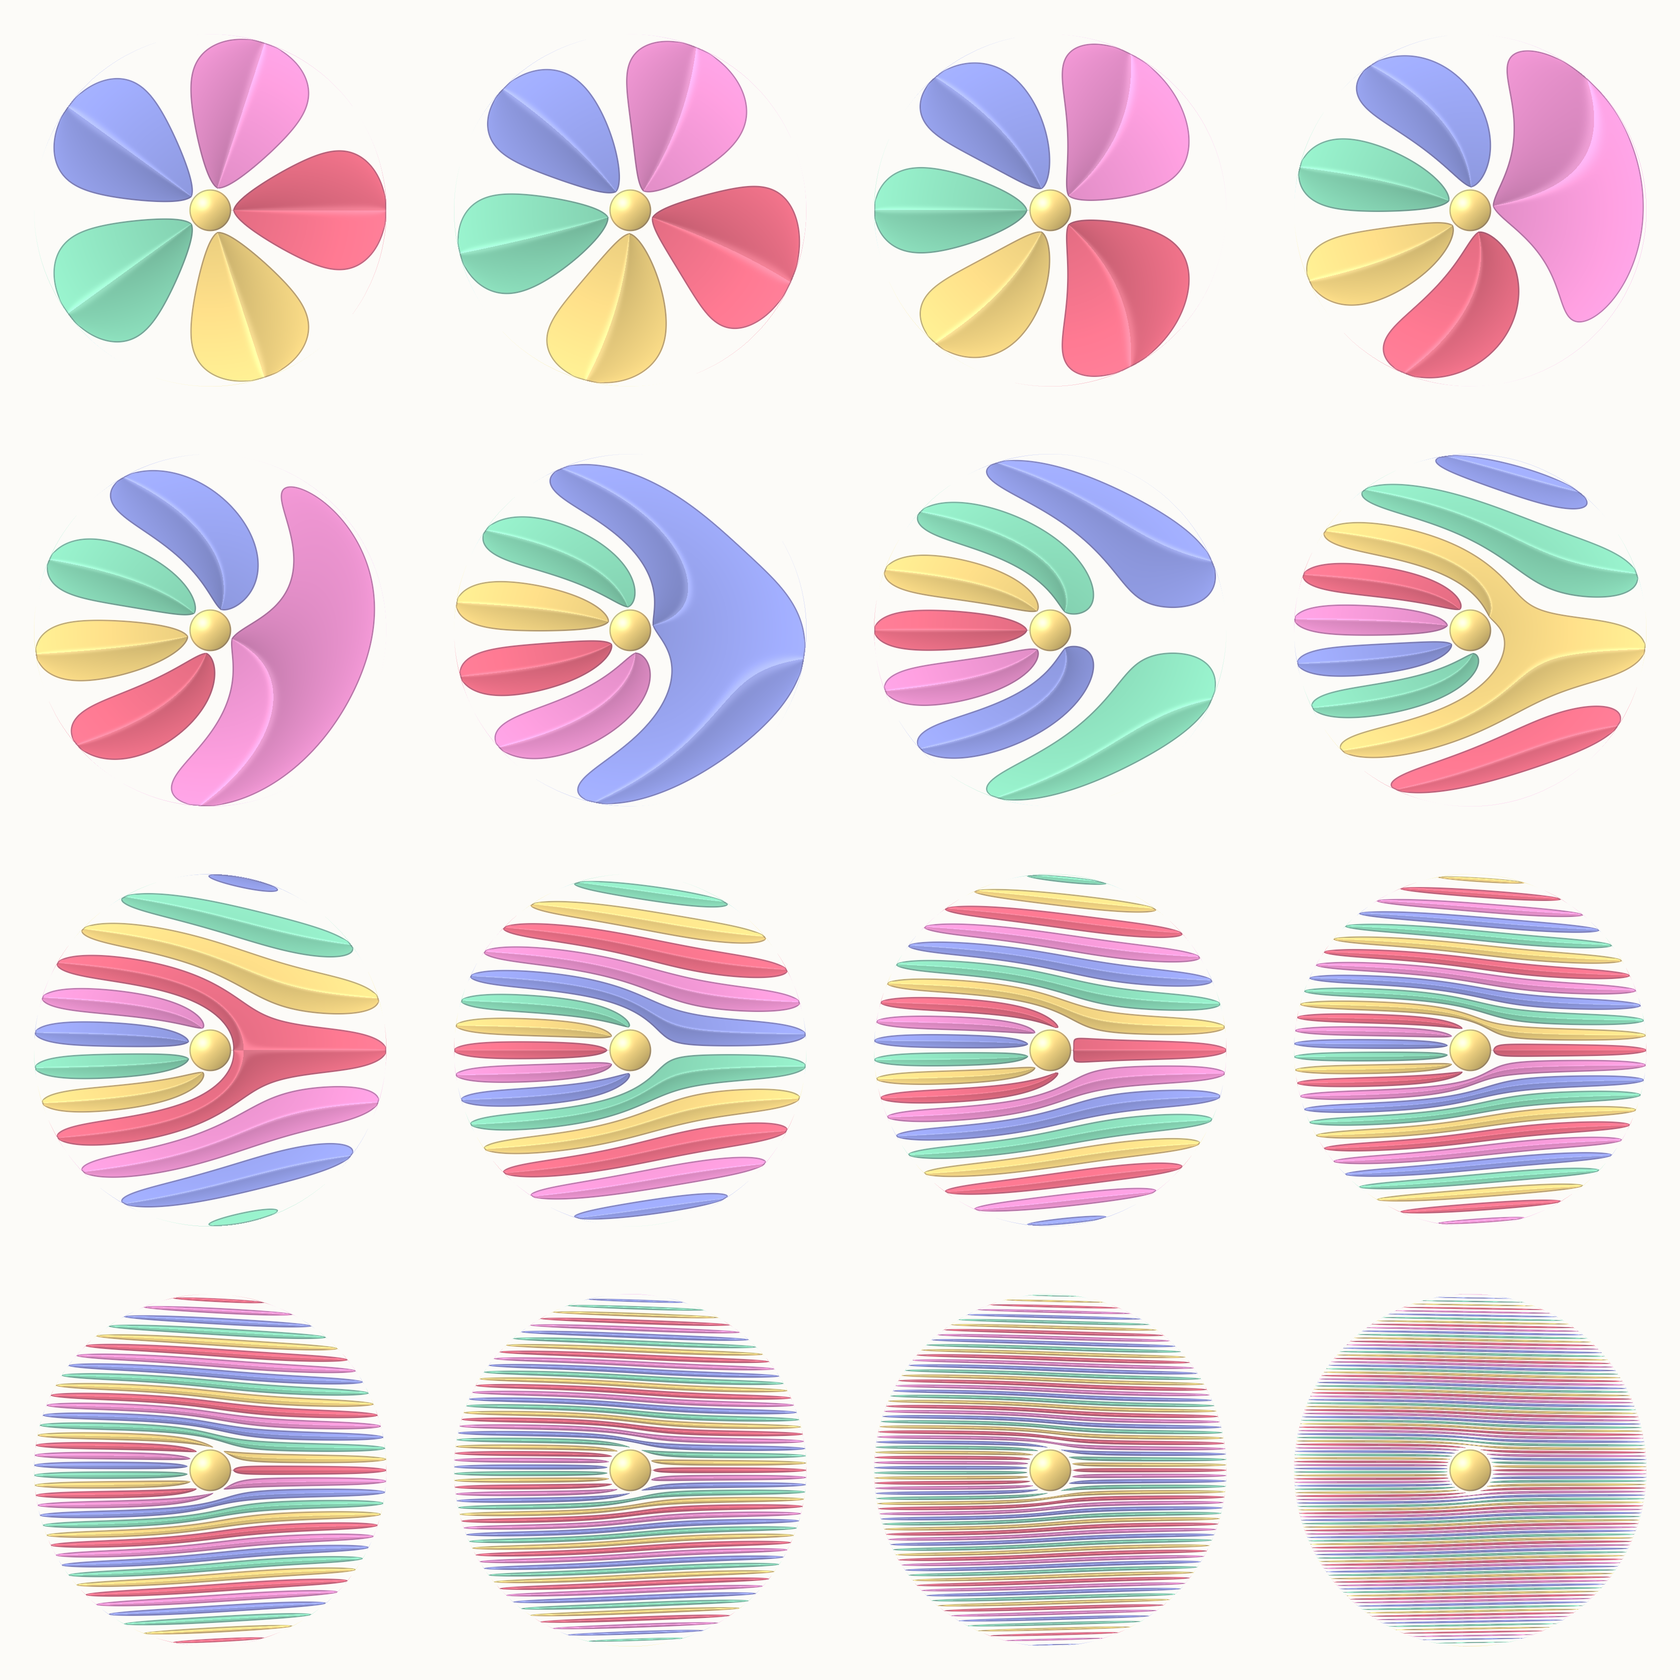

This figure's Python source:
import numpy as np
from PIL import Image
from paint import *
S = 2; P = 420; n = 4
W = H = P*n
img = np.ones((H*S, W*S, 3))*np.array([0.99,0.985,0.975])
ks = [0, 0.1, 0.2, 0.35, 0.5, 0.75, 1.0, 1.5, 2, 3, 4, 6, 8, 12, 16, 24]
for idx, k in enumerate(ks):
    iy, ix = divmod(idx, n)
    y0, x0 = iy*P*S, ix*P*S
    Y, X = np.mgrid[0:P*S, 0:P*S].astype(float)
    sub = img[y0:y0+P*S, x0:x0+P*S]
    N = 5
    cols = [SORBET[WHEEL[(2*i) % 9]] for i in range(N)]
    paint_pinwheel(sub, X, Y, P*S/2, P*S/2, P*S*0.42, N, k, P*S, cols, ink=1.6*S)
    paint_hub(sub, X, Y, P*S/2, P*S/2, P*S*0.05, SORBET['butter'], ink=1.6*S)
im = Image.fromarray((img*255).astype(np.uint8)).resize((W, H), Image.LANCZOS)
im.save('proto_sheet.png')
